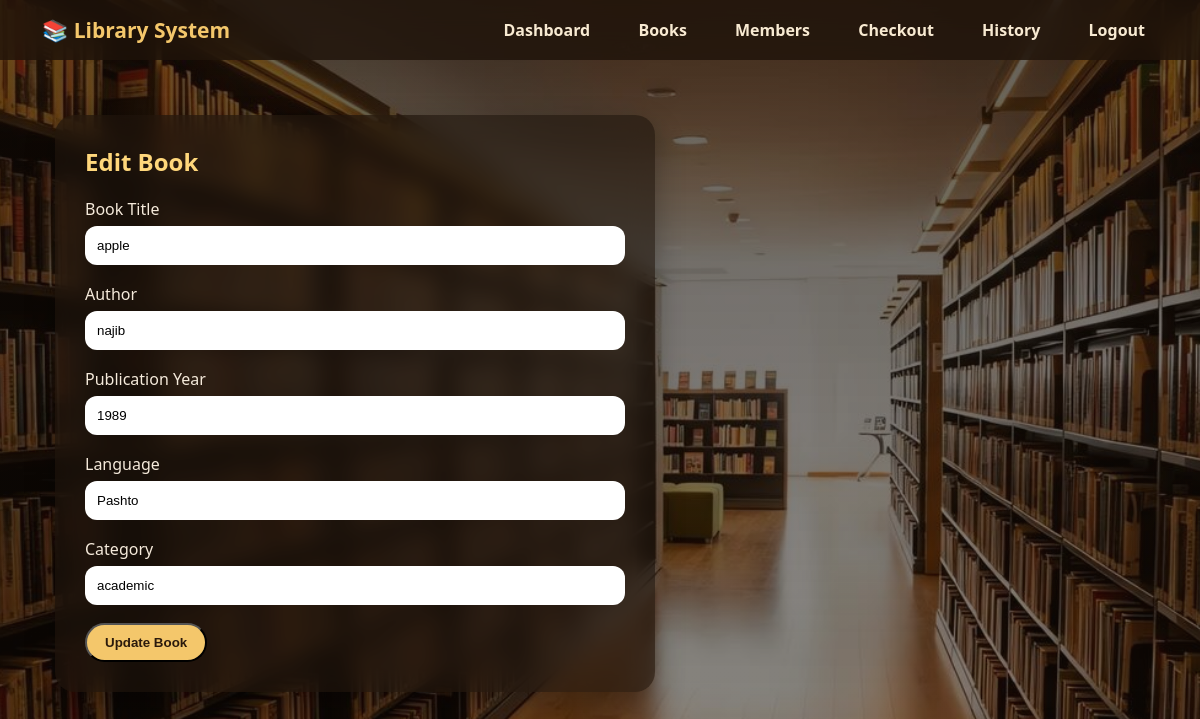
Page /books/edit/2 (signed in) on the committed database.
### app/models.py (models this page shows, shortened)
class Book(db.Model):
    id = db.Column(db.Integer, primary_key=True)
    title = db.Column(db.String(150), nullable=False)
    author = db.Column(db.String(100), nullable=False)
    publication_year = db.Column(db.Integer, nullable=False)
    language = db.Column(db.String(50), nullable=False)
    category = db.Column(db.String(80), nullable=True)
    status = db.Column(db.String(20), default="Available")

### app/__init__.py (the view, shortened to what this page needs)
    @app.route("/books/edit/<int:id>", methods=["GET", "POST"])
    def edit_book(id):
        if not is_logged_in():
            return redirect(url_for("login"))
        book = Book.query.get_or_404(id)
        return render_template("edit_book.html", book=book)

### app/templates/edit_book.html
{% extends "base.html" %}
{% block content %}
<section class="form-card">
    <h1>Edit Book</h1>
    <form method="POST">
        <div class="form-group">
            <label>Book Title</label>
            <input type="text" name="title" value="{{ book.title }}">
        </div>
        <div class="form-group">
            <label>Author</label>
            <input type="text" name="author" value="{{ book.author }}">
        </div>
        <div class="form-group">
            <label>Publication Year</label>
            <input type="number" name="publication_year" value="{{ book.publication_year }}">
        </div>
        <div class="form-group">
            <label>Language</label>
            <input type="text" name="language" value="{{ book.language }}">
        </div>
        <div class="form-group">
            <label>Category</label>
            <input type="text" name="category" value="{{ book.category }}">
        </div>
        <button type="submit" class="btn-primary">Update Book</button>
    </form>
</section>
{% endblock %}

### app/static/css/style.css (style rules this page uses)
* { box-sizing: border-box; }
body { margin: 0; font-family: "Poppins", "Segoe UI", sans-serif; background: url("/static/images/bg.jpg") no-repeat center center fixed; background-size: cover; color: #fff; }
body::before { content: ""; position: fixed; inset: 0; background: linear-gradient( rgba(20, 12, 6, 0.65), rgba(20, 12, 6, 0.45) ); z-index: -1; }
.btn-primary { background: #f4c76b; color: #2b1a0c; padding: 10px 18px; border-radius: 20px; text-decoration: none; font-weight: 600; transition: 0.3s; }
.form-card { max-width: 600px; background: rgba(31, 20, 12, 0.6); backdrop-filter: blur(12px); padding: 30px; border-radius: 20px; box-shadow: 0 12px 30px rgba(0,0,0,0.30); }
.form-card h1 { margin-top: 0; color: #ffd77b; }
.form-group { margin-bottom: 18px; }
.form-group label { display: block; margin-bottom: 6px; color: #f5eadb; }
.form-group input { width: 100%; padding: 12px; border-radius: 12px; border: none; outline: none; }

### rows in the picture
Book: title "apple", author "najib", publication_year "1989", language "Pashto", category "academic"
